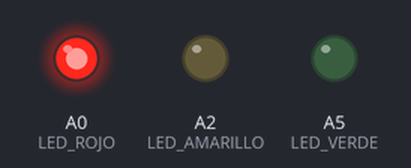
A sketch run on a simulated Arduino Uno, built with avr-gcc and run on an emulated ATmega328P. On the bench: output pins drawn as LEDs (lit = HIGH).

Above: at 1.0 s.
At 2.2 s:
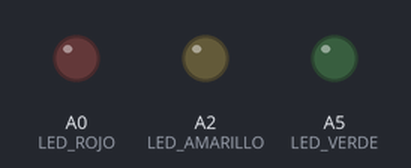
At 3.0 s:
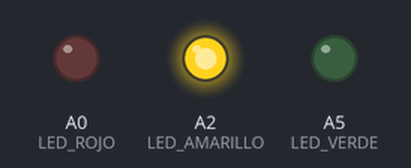
At 5.5 s:
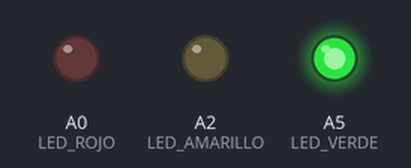
Timing chart, 0 to 9.8 s (numbered marks = the images above):
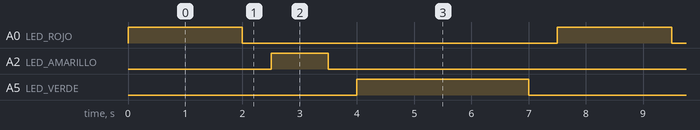

Measured:
- by itself, A0 (LED_ROJO): alternates HIGH for 2.0 s and LOW for 5.5 s
- by itself, A2 (LED_AMARILLO): alternates HIGH for 1.0 s and LOW for 6.5 s
- by itself, A5 (LED_VERDE): alternates HIGH for 3.0 s and LOW for 4.5 s

The sketch:

ej_2.4.ino
```cpp
/*Ejercicio 2-4
Semáforo simple:
Deberás hacer un semáforo que encienda la luz roja por dos segundo ,
luego la amarilla por 1 segundo y por último la verde por 3 segundos,
con 0,5 segundos entre cada luz
*/

#define LED_ROJO A0
#define LED_AMARILLO A2
#define LED_VERDE A5

void setup()
{
  pinMode(LED_ROJO, OUTPUT);
  pinMode(LED_AMARILLO, OUTPUT);
  pinMode(LED_VERDE, OUTPUT);
  //Serial.begin(9600);
}

void loop()
{
    //Serial.print("Contador: ");
    //Serial.println(contador);

    digitalWrite(LED_ROJO, HIGH);
    delay(2000);
    digitalWrite(LED_ROJO, LOW);

    delay(500);

    digitalWrite(LED_AMARILLO, HIGH);
    delay(1000);
    digitalWrite(LED_AMARILLO, LOW);

    delay(500);

    digitalWrite(LED_VERDE, HIGH);
    delay(3000);
    digitalWrite(LED_VERDE, LOW);

    delay(500);

}
```
